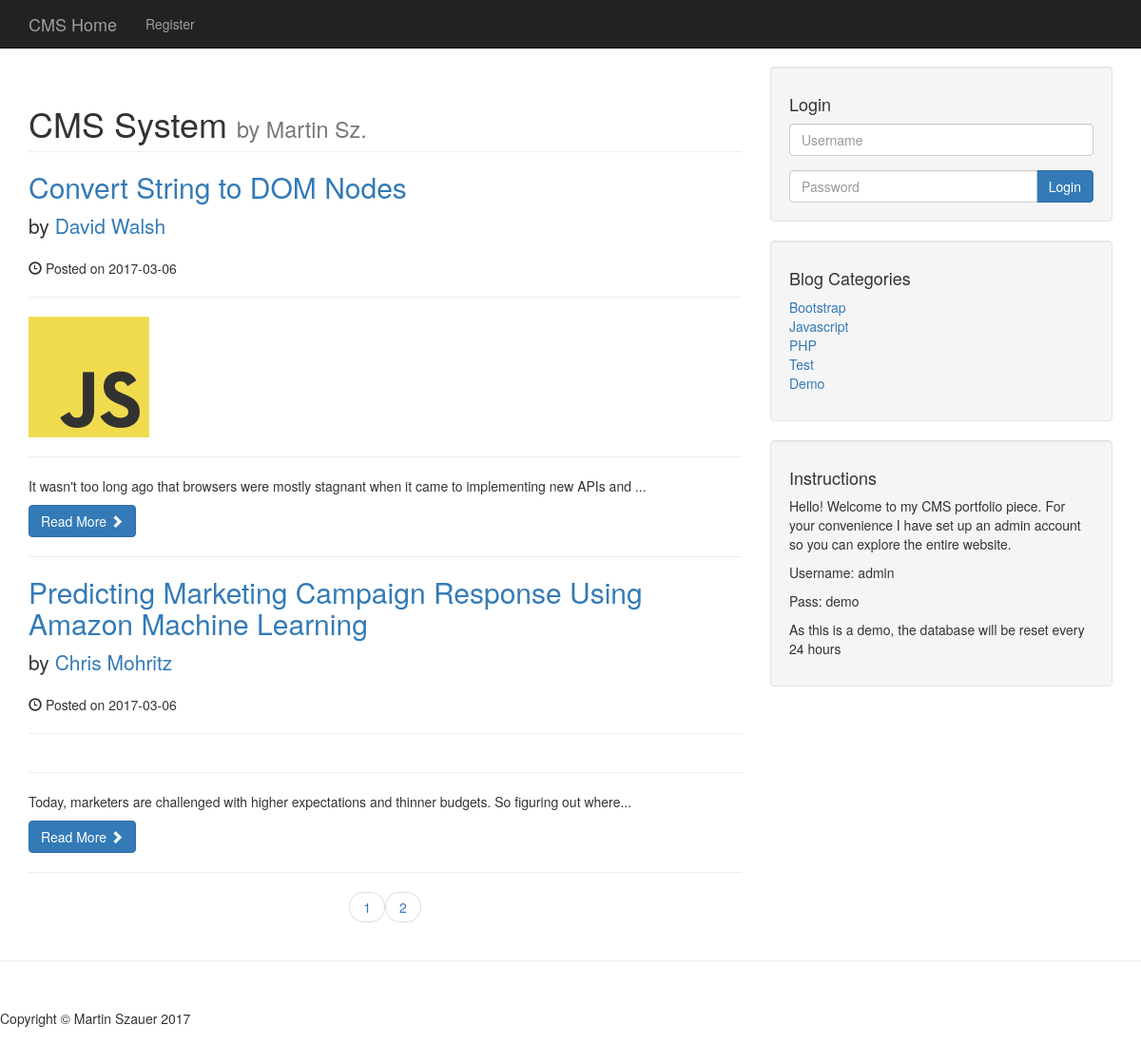
The page / on the database its author committed.
### tables this page shows
CREATE TABLE IF NOT EXISTS `posts` (
  `post_id` int(3) NOT NULL,
  `post_category_id` int(3) NOT NULL,
  `post_title` varchar(255) NOT NULL,
  `post_author` varchar(255) NOT NULL,
  `post_date` date NOT NULL,
  `post_image` text NOT NULL,
  `post_content` text NOT NULL,
  `post_tags` varchar(255) NOT NULL,
  `post_comment_count` int(11) NOT NULL,
  `post_status` varchar(255) NOT NULL DEFAULT 'draft'
);

CREATE TABLE IF NOT EXISTS `categories` (
  `cat_id` int(3) NOT NULL,
  `cat_title` varchar(255) NOT NULL
);

### index.php (the view, shortened to what this page needs)
<?php include 'includes/header.php' ?>
    <?php include 'includes/navbar.php' ?>
    <div class="container">
        <div class="row">
            <div class="col-md-8">
                <?php
                $page = "";
                $shown_items = 2;
                if(isset($_GET['page'])){
                    $page = $_GET['page'];
                } else{
                    $page = "";
                }
                if( $page == "" || $page == 1){
                    $page_1 = 0;
                } else{
                    $page_1 = ($page * $shown_items) - $shown_items;
                }
                ?>
                <h1 class="page-header">
                    CMS System
                    <small>by Martin Sz.</small>
                </h1>
                <?php
                    $count_query = "SELECT * FROM posts";
                    $count_result = mysqli_query($connection, $count_query);
                    $count = mysqli_num_rows($count_result);
                    $count = ceil($count / $shown_items);
                    $query = "SELECT * FROM posts LIMIT $page_1, $shown_items";
                    $queryResult = mysqli_query($connection,$query);
                    while($row = mysqli_fetch_assoc($queryResult)){
                        $postId =       $row['post_id'];
                        $postTitle =    $row['post_title'];
                        $postAuthor =   $row['post_author'];
                        $postDate =     $row['post_date'];
                        $postImage =    $row['post_image'];
                        $postContent =  substr($row['post_content'],0,100) . "...";
                        $postStatus =   $row['post_status'];
                        if($postStatus == 'published'){
                        ?>
                            <h2>
                                <a href="post.php?p_id=<?php echo $postId ?>"><?php echo "{$postTitle}" ?></a>
                            </h2>
                            <p class="lead">
                                by <a href="author_posts.php?author=<?php echo "{$postAuthor}" ?>&p_id=<?php echo $postId ?>"><?php echo "{$postAuthor}" ?></a>
                            </p>
                            <p><span class="glyphicon glyphicon-time"></span> Posted on <?php echo "{$postDate}"; ?></p>
                            <hr>
                            <a href="post.php?p_id=<?php echo $postId ?>">
                                <img class="img-responsive" src="images/<?php echo $postImage; ?>" alt="">
                            </a>
                            <hr>
                            <p><?php echo "{$postContent}" ?></p>
                            <a class="btn btn-primary" href="post.php?p_id=<?php echo $postId; ?>">Read More <span class="glyphicon glyphicon-chevron-right"></span></a>
                            <hr>
                        <?php
                        }
                    }
                ?>
               <ul class="pager">
                   <?php
                   for($i = 1; $i <= $count; $i++){
                       if($i == $page){
                           echo "<li><a class='active_link' href='index.php?page={$i}'>{$i}</a></li>";
                       } else{
                           echo "<li><a href='index.php?page={$i}'>{$i}</a></li>";
                       }
                   }
                   ?>
               </ul>
            </div>
            <?php include 'includes/sidebar.php' ?>
            </div>
        </div>
        <hr>
<?php include 'includes/footer.php' ?>

### includes/sidebar.php (shortened to what this page needs)
<div class="col-md-4">
    <div class="well">
        <?php
        if(isset($_SESSION['username'])){
            echo "<h4> Logged in as {$_SESSION['username']}</h4>";
            echo "<a href='./includes/logout.php' class='btn btn-danger'>Logout</a>";
        }
        else{ ?>
            <h4>Login</h4>
            <form action="./includes/login.php" method="post">
                <div class="form-group">
                    <input name="username" type="text" class="form-control" placeholder="Username">
                </div>
                <div class="input-group">
                    <input name="password" type="password" class="form-control" placeholder="Password">
                    <span class="input-group-btn">
                        <button class="btn btn-primary" name="login" type="submit">
                            Login
                        </button>
                    </span>
                </div>
            </form>
        <?php } ?>
    </div>
    <div class="well">
        <h4>Blog Categories</h4>
        <div class="row">
            <div class="col-lg-6">
                <ul class="list-unstyled">
                     <?php
                        $query = "SELECT * FROM categories LIMIT 5";
                        $queryResult = mysqli_query($connection,$query);
                        while($row = mysqli_fetch_assoc($queryResult)){
                            $catTitle = $row['cat_title'];
                            $catId = $row['cat_id'];
                            echo "<li><a href='category.php?category=$catId'> {$catTitle} </a></li>";
                        }
                    ?>
                </ul>
            </div>
        </div>
    </div>
    <?php include "widget.php" ?>
</div>

### css/blog-home.css (style rules this page uses)
body { padding-top: 70px; }

### rows shown on the page
posts: post_title "Convert String to DOM Nodes", post_author "David Walsh", post_date "2017-03-06", post_image (picture), post_content "It wasn't too long ago that browsers were mostly stagnant when it came to implementing new APIs and ..."
posts: post_title "Predicting Marketing Campaign Response Using Amazon Machine Learning", post_author "Chris Mohritz", post_date "2017-03-06", post_content "Today, marketers are challenged with higher expectations and thinner budgets. So figuring out where..."
categories: cat_title "Bootstrap"
categories: cat_title "Javascript"
categories: cat_title "PHP"
categories: cat_title "Test"
categories: cat_title "Demo"
